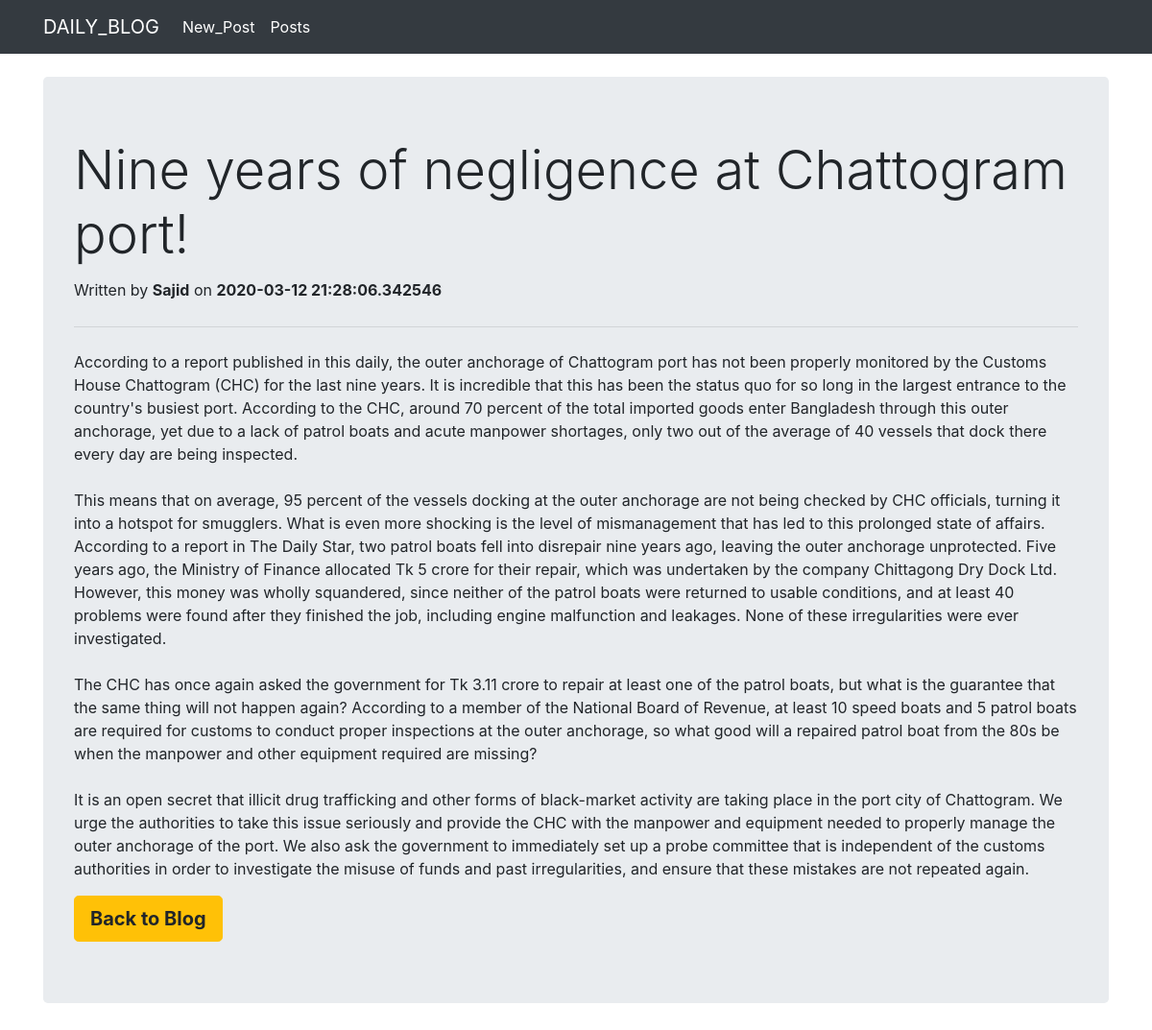
The page /posts/details/2 on the database its author committed.
### app.py (models this page shows, shortened)
class BlogPost(db.Model):
    id = db.Column(db.Integer, primary_key=True)
    title = db.Column(db.String(200), nullable=False)
    content = db.Column(db.Text, nullable=False)
    author = db.Column(db.String(20), nullable=False, default='N/A')
    date_posted = db.Column(db.Integer, nullable=False, default=datetime.now)

### app.py (the view)
@app.route('/posts/details/<int:post_id>', methods=['GET'])
def details(post_id):
    detail_post = BlogPost.query.get_or_404(post_id)
    return render_template('detail.html', post=detail_post)

### templates/detail.html (shortened to what this page needs)
{% extends 'base.html' %}
{% block main_content %}
<br>
<div class="container">
    <div class="jumbotron">
        {% if post %}
        <h1 class="display-4">{{post.title}}</h1>
        <p class="lead"><small> Written by <b>{{ post.author }}</b> on <b>{{ post.date_posted }}</b></small></p>
        <hr class="my-4">
        <p style="white-space:pre-wrap;">{{post.content}}</p>
        <a class="btn btn-warning btn-lg" href="{{url_for('index')}}" role="button"><b>Back to Blog</b></a>
        {% endif %}
    </div>
{% endblock %}

### rows shown on the page
BlogPost: title "Nine years of negligence at Chattogram port!", author "Sajid", date_posted "2020-03-12 21:28:06.342546", content "According to a report published in this daily, the outer anchorage of Chattogram port has not been properly monitored by the Customs House Chattogram (CHC) for the last nine years. It is incredible that this has been the status quo for so long in the largest entrance to the country's busiest port. According to the CHC, around 70 percent of the total imported goods enter Bangladesh through this outer anchorage, yet due to a lack of patrol boats and acute manpower shortages, only two out of the average of 40 vessels that dock there every day are being inspected. This means that on average, 95 percent of the vessels docking at the outer anchorage are not being checked by CHC officials, turning…"
